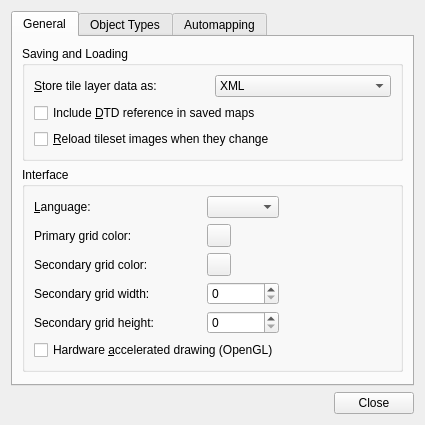
<?xml version="1.0" encoding="UTF-8"?>
<ui version="4.0">
 <class>PreferencesDialog</class>
 <widget class="QDialog" name="PreferencesDialog">
  <property name="geometry">
   <rect>
    <x>0</x>
    <y>0</y>
    <width>462</width>
    <height>434</height>
   </rect>
  </property>
  <property name="windowTitle">
   <string>Preferences</string>
  </property>
  <layout class="QVBoxLayout" name="verticalLayout">
   <property name="sizeConstraint">
    <enum>QLayout::SetFixedSize</enum>
   </property>
   <item>
    <widget class="QTabWidget" name="tabWidget">
     <property name="currentIndex">
      <number>0</number>
     </property>
     <widget class="QWidget" name="tab">
      <attribute name="title">
       <string>General</string>
      </attribute>
      <layout class="QVBoxLayout" name="verticalLayout_2">
       <item>
        <widget class="QGroupBox" name="groupBox">
         <property name="title">
          <string>Saving and Loading</string>
         </property>
         <layout class="QGridLayout" name="gridLayout">
          <item row="0" column="0">
           <widget class="QLabel" name="label">
            <property name="text">
             <string>&amp;Store tile layer data as:</string>
            </property>
            <property name="buddy">
             <cstring>layerDataCombo</cstring>
            </property>
           </widget>
          </item>
          <item row="0" column="1">
           <widget class="QComboBox" name="layerDataCombo">
            <item>
             <property name="text">
              <string>XML</string>
             </property>
            </item>
            <item>
             <property name="text">
              <string>Base64 (uncompressed)</string>
             </property>
            </item>
            <item>
             <property name="text">
              <string>Base64 (gzip compressed)</string>
             </property>
            </item>
            <item>
             <property name="text">
              <string>Base64 (zlib compressed)</string>
             </property>
            </item>
            <item>
             <property name="text">
              <string>CSV</string>
             </property>
            </item>
           </widget>
          </item>
          <item row="2" column="0" colspan="2">
           <widget class="QCheckBox" name="reloadTilesetImages">
            <property name="text">
             <string>&amp;Reload tileset images when they change</string>
            </property>
           </widget>
          </item>
          <item row="1" column="0" colspan="2">
           <widget class="QCheckBox" name="enableDtd">
            <property name="toolTip">
             <string>Not enabled by default since a reference to an external DTD is known to cause problems with some XML parsers.</string>
            </property>
            <property name="text">
             <string>Include &amp;DTD reference in saved maps</string>
            </property>
           </widget>
          </item>
         </layout>
        </widget>
       </item>
       <item>
        <widget class="QGroupBox" name="groupBox_2">
         <property name="title">
          <string>Interface</string>
         </property>
         <layout class="QGridLayout" name="gridLayout_2">
          <item row="6" column="0" colspan="4">
           <widget class="QCheckBox" name="openGL">
            <property name="text">
             <string>Hardware &amp;accelerated drawing (OpenGL)</string>
            </property>
           </widget>
          </item>
          <item row="0" column="0">
           <widget class="QLabel" name="label_2">
            <property name="text">
             <string>&amp;Language:</string>
            </property>
            <property name="buddy">
             <cstring>languageCombo</cstring>
            </property>
           </widget>
          </item>
          <item row="2" column="0">
           <widget class="QLabel" name="label_3">
            <property name="text">
             <string>Primary grid color:</string>
            </property>
           </widget>
          </item>
          <item row="2" column="3">
           <widget class="Tiled::Internal::ColorButton" name="gridColor"/>
          </item>
          <item row="0" column="4">
           <spacer name="horizontalSpacer_2">
            <property name="orientation">
             <enum>Qt::Horizontal</enum>
            </property>
            <property name="sizeHint" stdset="0">
             <size>
              <width>0</width>
              <height>20</height>
             </size>
            </property>
           </spacer>
          </item>
          <item row="0" column="3">
           <widget class="QComboBox" name="languageCombo"/>
          </item>
                    <item row="3" column="0">
           <widget class="QLabel" name="label_4">
            <property name="text">
             <string>Secondary grid color:</string>
            </property>
           </widget>
          </item>
          <item row="3" column="3">
           <widget class="Tiled::Internal::ColorButton" name="secondaryGridColor"/>
          </item>
          <item row="4" column="0">
           <widget class="QLabel" name="label_5">
            <property name="text">
             <string>Secondary grid width:</string>
            </property>
           </widget>
          </item>
          <item row="4" column="3">
           <widget class="QSpinBox" name="secondaryGridWidth">
            <property name="maximum">
             <number>9999</number>
            </property>
           </widget>
          </item>
          <item row="5" column="0">
           <widget class="QLabel" name="label_6">
            <property name="text">
             <string>Secondary grid height:</string>
            </property>
           </widget>
          </item>
          <item row="5" column="3">
           <widget class="QSpinBox" name="secondaryGridHeight">
            <property name="maximum">
             <number>9999</number>
            </property>
           </widget>
          </item>
         </layout>
        </widget>
       </item>
       <item>
        <spacer name="verticalSpacer">
         <property name="orientation">
          <enum>Qt::Vertical</enum>
         </property>
         <property name="sizeHint" stdset="0">
          <size>
           <width>381</width>
           <height>1</height>
          </size>
         </property>
        </spacer>
       </item>
      </layout>
     </widget>
     <widget class="QWidget" name="tab_2">
      <attribute name="title">
       <string>Object Types</string>
      </attribute>
      <layout class="QVBoxLayout" name="verticalLayout_3">
       <item>
        <widget class="QGroupBox" name="groupBox_3">
         <property name="title">
          <string>Object Types</string>
         </property>
         <layout class="QVBoxLayout" name="verticalLayout_4">
          <item>
           <widget class="QTableView" name="objectTypesTable">
            <property name="selectionBehavior">
             <enum>QAbstractItemView::SelectRows</enum>
            </property>
            <property name="verticalScrollMode">
             <enum>QAbstractItemView::ScrollPerPixel</enum>
            </property>
            <property name="wordWrap">
             <bool>false</bool>
            </property>
            <attribute name="horizontalHeaderHighlightSections">
             <bool>false</bool>
            </attribute>
            <attribute name="verticalHeaderVisible">
             <bool>false</bool>
            </attribute>
            <attribute name="verticalHeaderHighlightSections">
             <bool>false</bool>
            </attribute>
           </widget>
          </item>
          <item>
           <layout class="QHBoxLayout" name="horizontalLayout">
            <item>
             <widget class="QToolButton" name="addObjectTypeButton">
              <property name="toolTip">
               <string>Add Object Type</string>
              </property>
              <property name="text">
               <string>Add</string>
              </property>
              <property name="icon">
               <iconset resource="tiled.qrc">
                <normaloff>:/images/22x22/add.png</normaloff>:/images/22x22/add.png</iconset>
              </property>
              <property name="autoRaise">
               <bool>true</bool>
              </property>
             </widget>
            </item>
            <item>
             <widget class="QToolButton" name="removeObjectTypeButton">
              <property name="enabled">
               <bool>false</bool>
              </property>
              <property name="toolTip">
               <string>Remove Selected Object Types</string>
              </property>
              <property name="text">
               <string>Remove</string>
              </property>
              <property name="icon">
               <iconset resource="tiled.qrc">
                <normaloff>:/images/22x22/remove.png</normaloff>:/images/22x22/remove.png</iconset>
              </property>
              <property name="autoRaise">
               <bool>true</bool>
              </property>
             </widget>
            </item>
            <item>
             <spacer name="horizontalSpacer">
              <property name="orientation">
               <enum>Qt::Horizontal</enum>
              </property>
              <property name="sizeHint" stdset="0">
               <size>
                <width>40</width>
                <height>20</height>
               </size>
              </property>
             </spacer>
            </item>
            <item>
             <widget class="QPushButton" name="importObjectTypesButton">
              <property name="sizePolicy">
               <sizepolicy hsizetype="Minimum" vsizetype="Minimum">
                <horstretch>0</horstretch>
                <verstretch>0</verstretch>
               </sizepolicy>
              </property>
              <property name="text">
               <string>Import...</string>
              </property>
             </widget>
            </item>
            <item>
             <widget class="QPushButton" name="exportObjectTypesButton">
              <property name="sizePolicy">
               <sizepolicy hsizetype="Fixed" vsizetype="Minimum">
                <horstretch>0</horstretch>
                <verstretch>0</verstretch>
               </sizepolicy>
              </property>
              <property name="text">
               <string>Export...</string>
              </property>
             </widget>
            </item>
           </layout>
          </item>
         </layout>
        </widget>
       </item>
      </layout>
     </widget>
     <widget class="QWidget" name="tab_3">
      <attribute name="title">
       <string>Automapping</string>
      </attribute>
      <widget class="QCheckBox" name="autoMapWhileDrawing">
       <property name="geometry">
        <rect>
         <x>10</x>
         <y>20</y>
         <width>391</width>
         <height>22</height>
        </rect>
       </property>
       <property name="text">
        <string>Use Automapping, when drawing into layers</string>
       </property>
      </widget>
     </widget>
    </widget>
   </item>
   <item>
    <widget class="QDialogButtonBox" name="buttonBox">
     <property name="orientation">
      <enum>Qt::Horizontal</enum>
     </property>
     <property name="standardButtons">
      <set>QDialogButtonBox::Close</set>
     </property>
    </widget>
   </item>
  </layout>
 </widget>
 <customwidgets>
  <customwidget>
   <class>Tiled::Internal::ColorButton</class>
   <extends>QToolButton</extends>
   <header location="global">colorbutton.h</header>
  </customwidget>
 </customwidgets>
 <tabstops>
  <tabstop>tabWidget</tabstop>
  <tabstop>layerDataCombo</tabstop>
  <tabstop>enableDtd</tabstop>
  <tabstop>reloadTilesetImages</tabstop>
  <tabstop>languageCombo</tabstop>
  <tabstop>gridColor</tabstop>
  <tabstop>openGL</tabstop>
  <tabstop>objectTypesTable</tabstop>
  <tabstop>addObjectTypeButton</tabstop>
  <tabstop>removeObjectTypeButton</tabstop>
  <tabstop>importObjectTypesButton</tabstop>
  <tabstop>exportObjectTypesButton</tabstop>
  <tabstop>autoMapWhileDrawing</tabstop>
  <tabstop>buttonBox</tabstop>
 </tabstops>
 <resources>
  <include location="tiled.qrc"/>
 </resources>
 <connections>
  <connection>
   <sender>buttonBox</sender>
   <signal>rejected()</signal>
   <receiver>PreferencesDialog</receiver>
   <slot>reject()</slot>
   <hints>
    <hint type="sourcelabel">
     <x>304</x>
     <y>303</y>
    </hint>
    <hint type="destinationlabel">
     <x>315</x>
     <y>312</y>
    </hint>
   </hints>
  </connection>
 </connections>
</ui>
